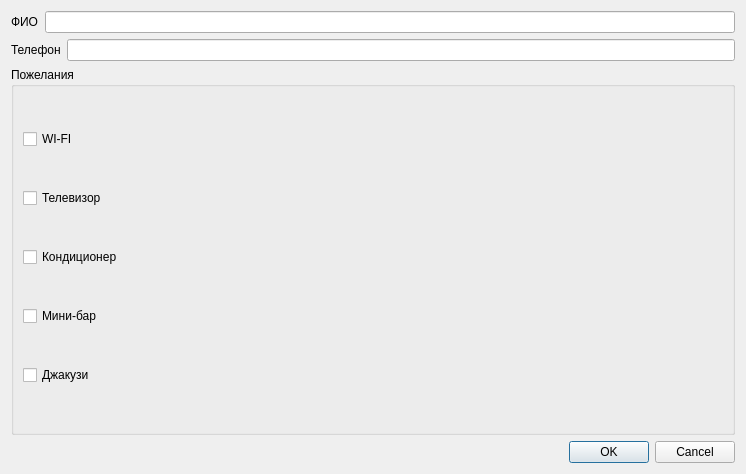
<?xml version="1.0" encoding="UTF-8"?>
<ui version="4.0">
 <class>AddGuestDialog</class>
 <widget class="QDialog" name="AddGuestDialog">
  <property name="geometry">
   <rect>
    <x>0</x>
    <y>0</y>
    <width>746</width>
    <height>474</height>
   </rect>
  </property>
  <property name="windowTitle">
   <string>Dialog</string>
  </property>
  <layout class="QVBoxLayout" name="verticalLayout_4">
   <item>
    <layout class="QVBoxLayout" name="verticalLayout_3">
     <item>
      <layout class="QVBoxLayout" name="verticalLayout">
       <item>
        <layout class="QHBoxLayout" name="horizontalLayout">
         <item>
          <widget class="QLabel" name="label">
           <property name="text">
            <string>ФИО</string>
           </property>
          </widget>
         </item>
         <item>
          <widget class="QLineEdit" name="nameEdit"/>
         </item>
        </layout>
       </item>
       <item>
        <layout class="QHBoxLayout" name="horizontalLayout_2">
         <item>
          <widget class="QLabel" name="label_2">
           <property name="text">
            <string>Телефон</string>
           </property>
          </widget>
         </item>
         <item>
          <widget class="QLineEdit" name="phoneEdit"/>
         </item>
        </layout>
       </item>
      </layout>
     </item>
     <item>
      <widget class="QGroupBox" name="groupBox">
       <property name="title">
        <string>Пожелания</string>
       </property>
       <layout class="QVBoxLayout" name="verticalLayout_2">
        <item>
         <widget class="QCheckBox" name="prefWiFi">
          <property name="text">
           <string>WI-FI</string>
          </property>
         </widget>
        </item>
        <item>
         <widget class="QCheckBox" name="prefTV">
          <property name="text">
           <string>Телевизор</string>
          </property>
         </widget>
        </item>
        <item>
         <widget class="QCheckBox" name="prefConditioner">
          <property name="text">
           <string>Кондиционер</string>
          </property>
         </widget>
        </item>
        <item>
         <widget class="QCheckBox" name="prefMinibar">
          <property name="text">
           <string>Мини-бар</string>
          </property>
         </widget>
        </item>
        <item>
         <widget class="QCheckBox" name="prefJacuzzi">
          <property name="text">
           <string>Джакузи</string>
          </property>
         </widget>
        </item>
       </layout>
      </widget>
     </item>
    </layout>
   </item>
   <item>
    <widget class="QDialogButtonBox" name="buttonBox">
     <property name="orientation">
      <enum>Qt::Orientation::Horizontal</enum>
     </property>
     <property name="standardButtons">
      <set>QDialogButtonBox::StandardButton::Cancel|QDialogButtonBox::StandardButton::Ok</set>
     </property>
    </widget>
   </item>
  </layout>
 </widget>
 <resources/>
 <connections>
  <connection>
   <sender>buttonBox</sender>
   <signal>accepted()</signal>
   <receiver>AddGuestDialog</receiver>
   <slot>accept()</slot>
   <hints>
    <hint type="sourcelabel">
     <x>248</x>
     <y>254</y>
    </hint>
    <hint type="destinationlabel">
     <x>157</x>
     <y>274</y>
    </hint>
   </hints>
  </connection>
  <connection>
   <sender>buttonBox</sender>
   <signal>rejected()</signal>
   <receiver>AddGuestDialog</receiver>
   <slot>reject()</slot>
   <hints>
    <hint type="sourcelabel">
     <x>316</x>
     <y>260</y>
    </hint>
    <hint type="destinationlabel">
     <x>286</x>
     <y>274</y>
    </hint>
   </hints>
  </connection>
 </connections>
</ui>
